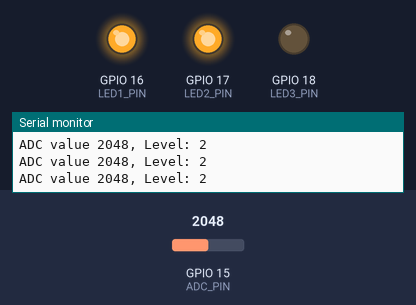
Recording of a program running on a simulated ESP32-S3. Shown: output pins drawn as LEDs (lit = HIGH), the last lines printed to the serial monitor. The inputs (shaded band) are chosen by the test bench; at power-on: GPIO 15 (ADC_PIN) = 2048.

Above: at 1.2 s.
1.3 s: GPIO 15 (ADC_PIN) set to 2631
2.8 s: GPIO 15 (ADC_PIN) set to 2730
At 3.6 s:
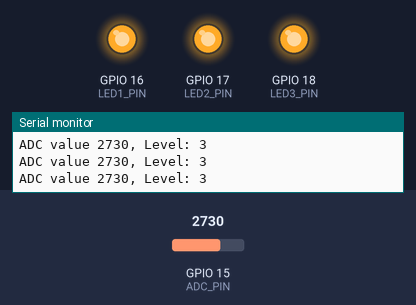
4.3 s: GPIO 15 (ADC_PIN) set to 2528
5.8 s: GPIO 15 (ADC_PIN) set to 2457
At 7.0 s:
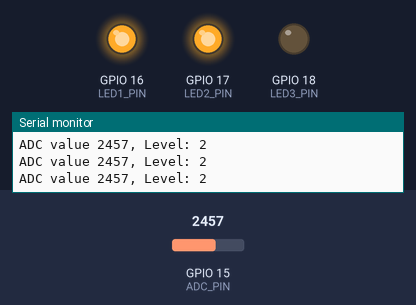
7.3 s: GPIO 15 (ADC_PIN) set to 1232
8.8 s: GPIO 15 (ADC_PIN) set to 1146
At 9.7 s:
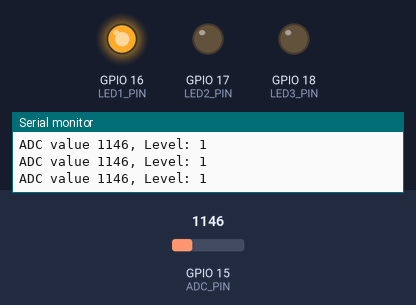
Timing chart, 0 to 11.3 s (numbered marks = the images above; inputs shaded):
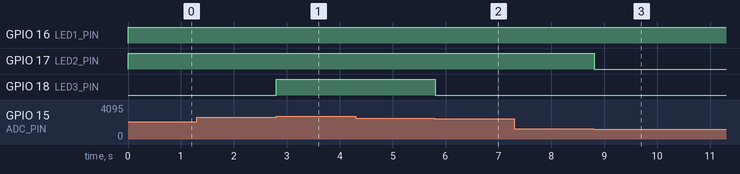

The program:

main.cpp
```cpp
#include <Arduino.h>

#define ADC_PIN 15
#define LED1_PIN 16
#define LED2_PIN 17
#define LED3_PIN 18

#define THRESHOLD_LOW  1300
#define THRESHOLD_HIGH 2600
#define HYSTERESIS 100

void setup()
{
  Serial.begin(115200);
  pinMode(LED1_PIN, OUTPUT);
  pinMode(LED2_PIN, OUTPUT);
  pinMode(LED3_PIN, OUTPUT);
}

//Всего 3 уровня освещенности, 1 - низкий, 2 - средний, 3 - высокий
int currentLevel = 1;

void loop()
{
  int analogValue = analogRead(ADC_PIN);

  Serial.printf("ADC value %d, Level: %d\n", analogValue, currentLevel);

  //Переход на уровень выше -> используется верхний порог
  if (currentLevel == 1 && analogValue > THRESHOLD_LOW + HYSTERESIS) {
    currentLevel = 2;
  } else if (currentLevel == 2 && analogValue > THRESHOLD_HIGH + HYSTERESIS) {
    currentLevel = 3;
  }
  //Переход на уровень ниже -> используется нижний порог
  else if (currentLevel == 3 && analogValue < THRESHOLD_HIGH - HYSTERESIS) {
    currentLevel = 2;
  } else if (currentLevel == 2 && analogValue < THRESHOLD_LOW - HYSTERESIS) {
    currentLevel = 1;
  }

  //Управление светодиодами
  digitalWrite(LED1_PIN, currentLevel >= 1 ? HIGH : LOW);
  digitalWrite(LED2_PIN, currentLevel >= 2 ? HIGH : LOW);
  digitalWrite(LED3_PIN, currentLevel >= 3 ? HIGH : LOW);

  delay(200);
}
```

Measured:
- the behaviour switches between 2700 and 2701 on GPIO 15 (ADC_PIN) (found by bisection; images 0 and 1)
- the behaviour switches between 2500 and 2499 on GPIO 15 (ADC_PIN) (found by bisection; images 1 and 2)
- the behaviour switches between 1200 and 1199 on GPIO 15 (ADC_PIN) (found by bisection; images 2 and 3)
- after the input at 2.8 s, GPIO 18 (LED3_PIN): LOW → HIGH at once
- after the input at 5.8 s, GPIO 18 (LED3_PIN): HIGH → LOW at once
- after the input at 8.8 s, GPIO 17 (LED2_PIN): HIGH → LOW at once
